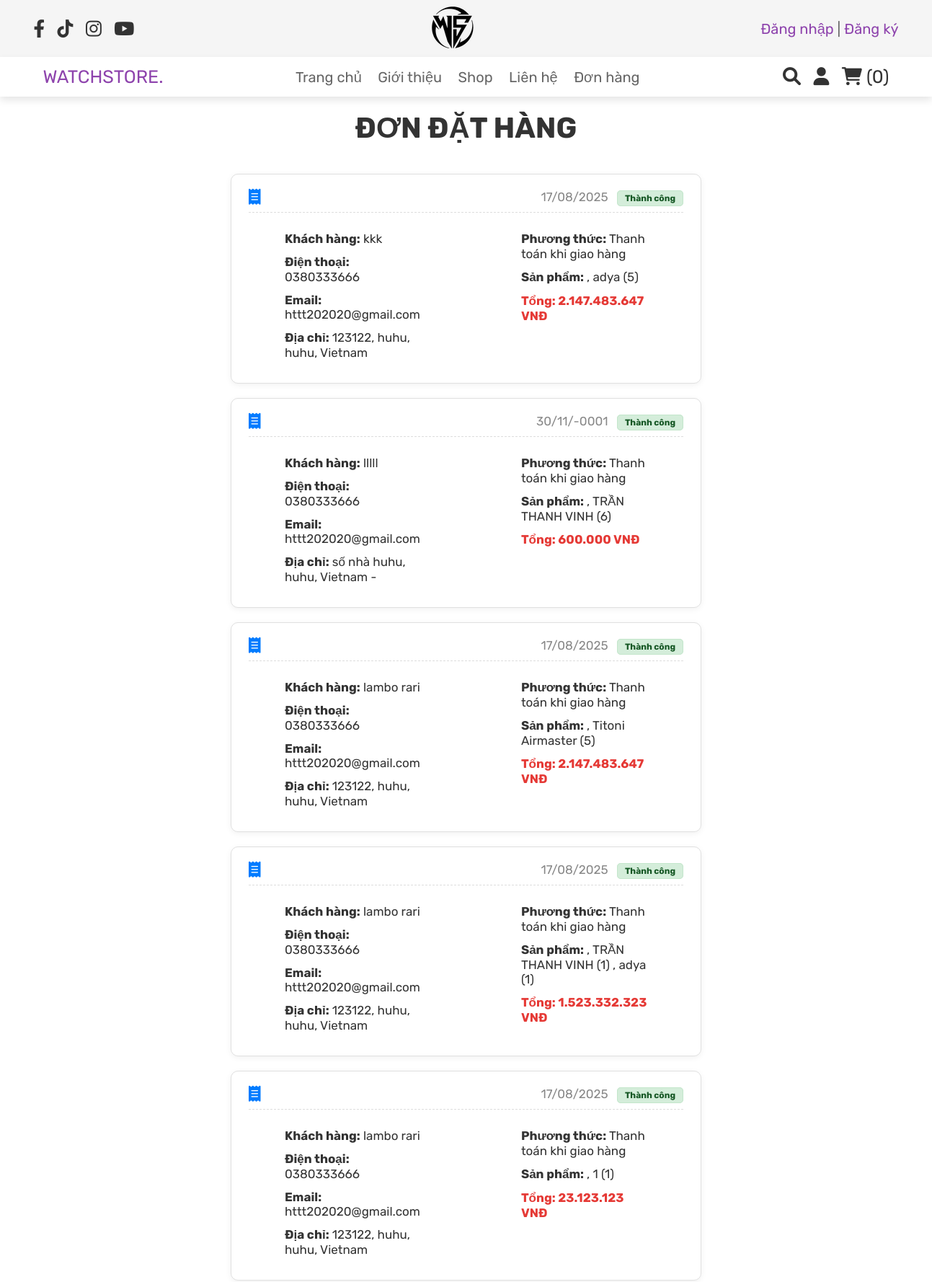
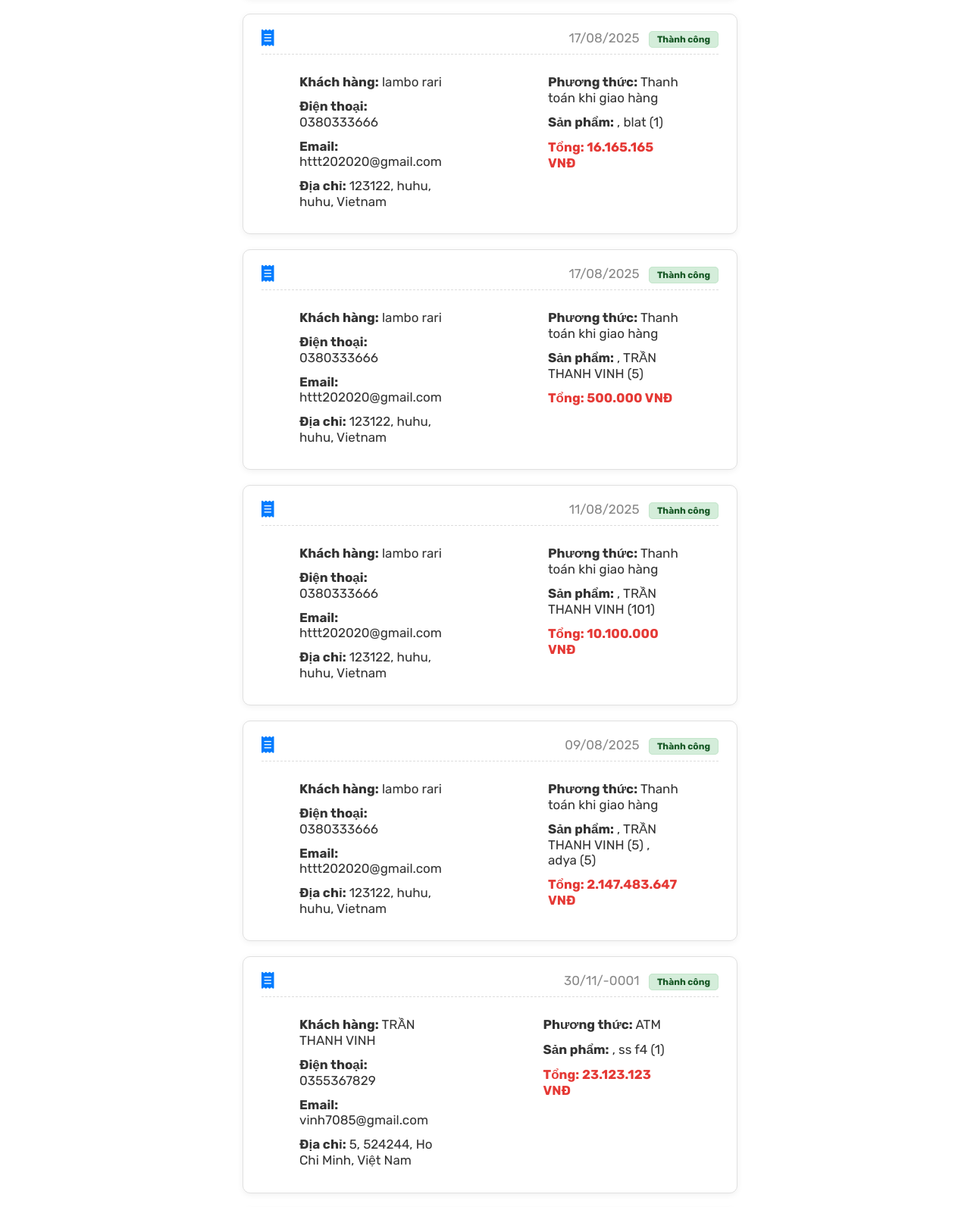
The page /project/orders.php (signed in, upper part) on the database its author committed (2 pictures, top to bottom).
### tables this page shows
CREATE TABLE `orders` (
  `id` int(100) NOT NULL,
  `user_id` int(100) NOT NULL,
  `name` varchar(100) NOT NULL,
  `number` varchar(12) NOT NULL,
  `email` varchar(100) NOT NULL,
  `method` varchar(50) NOT NULL,
  `address` varchar(500) NOT NULL,
  `total_products` varchar(1000) NOT NULL,
  `total_price` int(100) NOT NULL,
  `placed_on` date DEFAULT NULL,
  `payment_status` varchar(20) NOT NULL DEFAULT 'Đang duyệt'
);

### project/orders.php (the view, shortened to what this page needs)
<?php
include 'config.php';
if (isset($_SESSION['user_id'])) {
    $user_id = $_SESSION['user_id'];
} else {
    header('Location: login.php');
    exit();
}
?>
<!DOCTYPE html>
<html lang="en">
<head>
    <link rel="stylesheet" href="https://cdnjs.cloudflare.com/ajax/libs/font-awesome/6.0.0/css/all.min.css">
    <link rel="stylesheet" href="css/style.css">
</head>
<body>
    <?php include 'header.php'; ?>
    <section class="placed-orders">
        <h1 class="title">Đơn đặt hàng</h1>
        <div class="order-container">
            <?php
            $order_query = mysqli_query($conn, "SELECT * FROM `orders` WHERE user_id = '$user_id' ORDER BY id DESC") or die('query failed');
            if (mysqli_num_rows($order_query) > 0) {
                while ($fetch_orders = mysqli_fetch_assoc($order_query)) {
            ?>
            <div class="order-box">
                <div class="order-header">
                    <i class="fas fa-receipt"></i>
                    <div>
                        <span
                            class="order-date"><?php echo date('d/m/Y', strtotime($fetch_orders['placed_on'])); ?></span>
                        <span
                            class="order-status <?php echo ($fetch_orders['payment_status'] == 'Đang duyệt') ? 'pending' : 'completed'; ?>">
                            <?php echo $fetch_orders['payment_status']; ?>
                        </span>
                    </div>
                </div>
                <div class="order-details-grid">
                    <div>
                        <p><b>Khách hàng:</b> <?php echo $fetch_orders['name']; ?></p>
                        <p><b>Điện thoại:</b> <?php echo $fetch_orders['number']; ?></p>
                        <p><b>Email:</b> <?php echo $fetch_orders['email']; ?></p>
                        <p><b>Địa chỉ:</b> <?php echo $fetch_orders['address']; ?></p>
                    </div>
                    <div>
                        <p><b>Phương thức:</b> <?php echo $fetch_orders['method']; ?></p>
                        <p><b>Sản phẩm:</b> <?php echo $fetch_orders['total_products']; ?></p>
                        <p class="order-total"><b>Tổng:</b>
                            <?php echo number_format($fetch_orders['total_price'], 0, ',', '.'); ?> VNĐ</p>
                    </div>
                </div>
            </div>
            <?php
                }
            } else {
                echo '<p class="empty">Chưa có đơn hàng nào!</p>';
            }
            ?>
        </div>
    </section>
</body>
</html>

### project/css/style.css (style rules this page uses)
:root { --purple:#8e44ad; --red:#c0392b; --orange:#f39c12; --black:#333; --white:#fff; --light-color:#666; --light-white:#ccc; --light-bg:#f5f5f5; --border:.1rem solid var(--black); --box-shadow:0 .5rem 1rem rgba(0,0,0,.1); }
* { font-family: 'Rubik', sans-serif; margin:0; padding:0; box-sizing: border-box; outline: none; border:none; text-decoration: none; transition:all .2s linear; }
html { font-size: 62.5%; overflow-x: hidden; }
section { padding:5rem 2rem; }
.title { text-align: center; margin-bottom: 2rem; text-transform: uppercase; color:var(--black); font-size: 4rem; }

### project/orders.php (style rules this page uses)
body { font-family: 'Roboto', sans-serif; color: #333; margin: 0; padding: 0; }
.placed-orders { padding: 20px; }
.title { font-size: 4rem; margin-bottom: 30px; text-align: center; color: #333; }
.order-container { display: flex; flex-direction: column; gap: 20px; padding: 1rem 30rem; }
.order-box { background-color: #f9f9f9; border: 1px solid #ddd; border-radius: 8px; padding: 15px; box-shadow: 0 2px 4px rgba(0, 0, 0, 0.1); }
.order-box { background: #fff; border: 1px solid #e0e0e0; border-radius: 10px; box-shadow: 0 2px 8px rgba(0, 0, 0, 0.06); padding: 20px 24px; transition: box-shadow 0.2s; }
.order-header { display: flex; align-items: center; justify-content: space-between; border-bottom: 1px dashed #ddd; padding-bottom: 10px; margin-bottom: 14px; }
.order-header i { font-size: 2.2rem; color: #007bff; margin-right: 10px; }
.order-date { font-size: 1.7rem; color: #888; margin-right: 10px; }
.order-status { font-size: 1.2rem; font-weight: bold; padding: 3px 10px; border-radius: 5px; }
.order-status.completed { background: #d4edda; color: #155724; border: 1px solid #c3e6cb; }
.order-details-grid { display: flex; gap: 40px; justify-content: space-between; flex-wrap: wrap; }
.order-details-grid>div { flex: 1 1 220px; }
.order-details-grid p { font-size: 1.7rem; margin: 12px 50px; }
.order-total { color: #e53935; font-size: 1.7rem; font-weight: bold; margin-top: 10px; }

### rows shown on the page
orders: placed_on "17/08/2025", payment_status "Thành công", name "kkk", number "0380333666", email "httt202020@gmail.com", address "123122, huhu, huhu, Vietnam", method "Thanh toán khi giao hàng", total_products ", adya (5)", total_price "2.147.483.647"
orders: placed_on "30/11/-0001", payment_status "Thành công", name "lllll", number "0380333666", email "httt202020@gmail.com", address "số nhà huhu, huhu, Vietnam -", method "Thanh toán khi giao hàng", total_products ", TRẦN THANH VINH (6)", total_price "600.000"
orders: placed_on "17/08/2025", payment_status "Thành công", name "lambo rari", number "0380333666", email "httt202020@gmail.com", address "123122, huhu, huhu, Vietnam", method "Thanh toán khi giao hàng", total_products ", Titoni Airmaster (5)", total_price "2.147.483.647"
orders: placed_on "17/08/2025", payment_status "Thành công", name "lambo rari", number "0380333666", email "httt202020@gmail.com", address "123122, huhu, huhu, Vietnam", method "Thanh toán khi giao hàng", total_products ", TRẦN THANH VINH (1) , adya (1)", total_price "1.523.332.323"
orders: placed_on "17/08/2025", payment_status "Thành công", name "lambo rari", number "0380333666", email "httt202020@gmail.com", address "123122, huhu, huhu, Vietnam", method "Thanh toán khi giao hàng", total_products ", 1 (1)", total_price "23.123.123"
orders: placed_on "17/08/2025", payment_status "Thành công", name "lambo rari", number "0380333666", email "httt202020@gmail.com", address "123122, huhu, huhu, Vietnam", method "Thanh toán khi giao hàng", total_products ", blat (1)", total_price "16.165.165"
orders: placed_on "17/08/2025", payment_status "Thành công", name "lambo rari", number "0380333666", email "httt202020@gmail.com", address "123122, huhu, huhu, Vietnam", method "Thanh toán khi giao hàng", total_products ", TRẦN THANH VINH (5)", total_price "500.000"
orders: placed_on "11/08/2025", payment_status "Thành công", name "lambo rari", number "0380333666", email "httt202020@gmail.com", address "123122, huhu, huhu, Vietnam", method "Thanh toán khi giao hàng", total_products ", TRẦN THANH VINH (101)", total_price "10.100.000"
orders: placed_on "09/08/2025", payment_status "Thành công", name "lambo rari", number "0380333666", email "httt202020@gmail.com", address "123122, huhu, huhu, Vietnam", method "Thanh toán khi giao hàng", total_products ", TRẦN THANH VINH (5) , adya (5)", total_price "2.147.483.647"
orders: placed_on "30/11/-0001", payment_status "Thành công", name "TRẦN THANH VINH", number "0355367829", email "vinh7085@gmail.com", address "5, 524244, Ho Chi Minh, Việt Nam", method "ATM", total_products ", ss f4 (1)", total_price "23.123.123"

### other values the page prints
$cart_rows_number "0"
